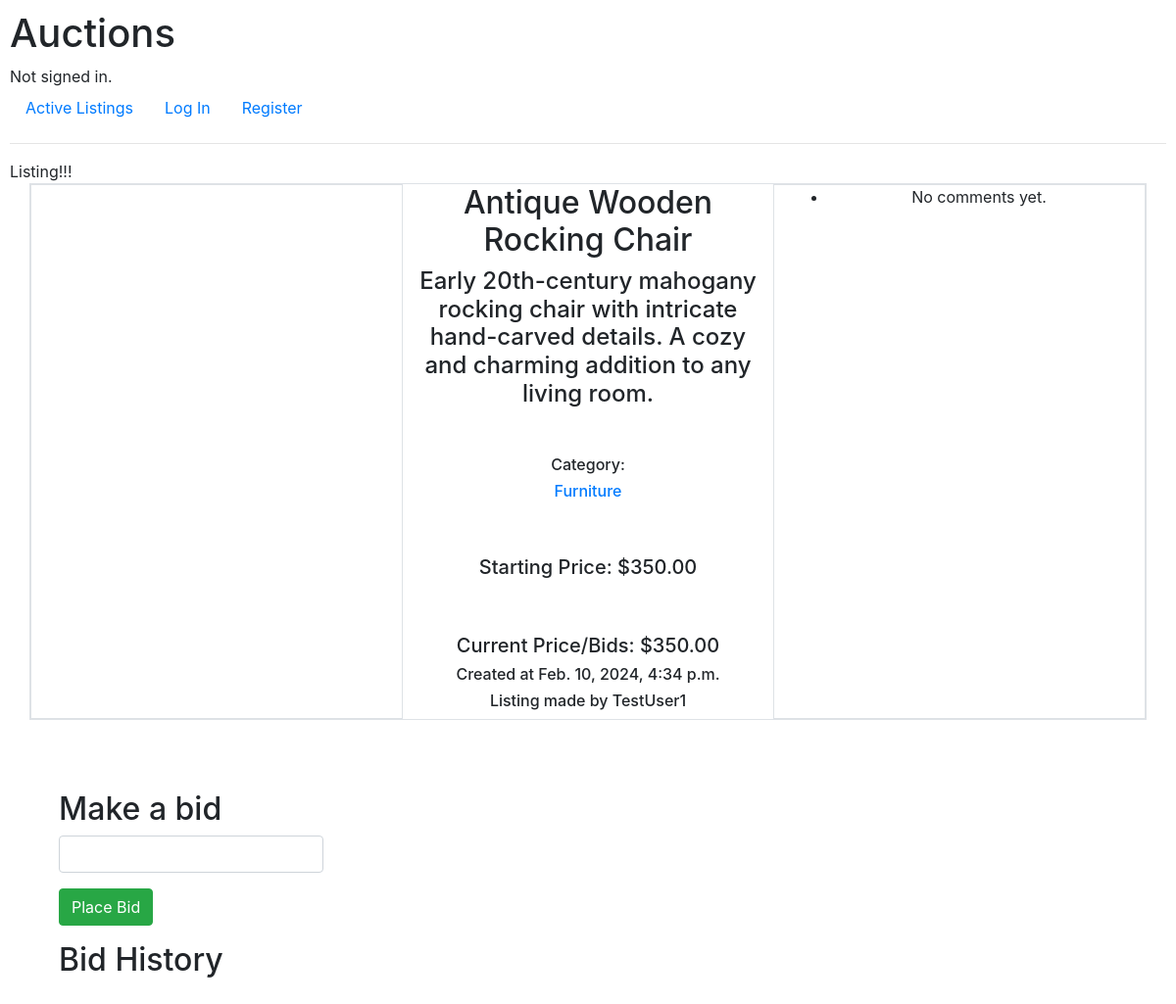
/listing/3/, run on the app's committed database.
### auctions/models.py (models this page shows, shortened)
class Listing(models.Model):
    title = models.CharField(max_length=255)
    description = models.TextField()
    image_url = models.URLField(null=True, blank=True)
    date_created = models.DateTimeField(auto_now_add=True)
    category = models.CharField(max_length=255, null=True)
    seller = models.ForeignKey(User, related_name='listings', on_delete=models.CASCADE)
    winner = models.ForeignKey(User, related_name='won_listings', null=True, blank=True, on_delete=models.SET_NULL)
    starting_price = models.DecimalField(max_digits=10, decimal_places=2)
    current_price = models.DecimalField(max_digits=10, decimal_places=2, default=0)
    ACTIVE = 'active'
    CLOSED = 'closed'
    STATUS_CHOICES = [
        (ACTIVE, 'Active'),
        (CLOSED, 'Closed'),
    ]
    status = models.CharField(max_length=10, choices=STATUS_CHOICES, default=ACTIVE)

class User(AbstractUser):
    pass

### auctions/views.py (the view)
# urls.py: path("listing/<int:listing_id>/", views.listing_page, name="listing_page"),
def listing_page (request, listing_id):
    listing = get_object_or_404(Listing, pk=listing_id)
    bids = Bid.objects.filter(listing=listing).order_by('-date_placed')
    is_watchlisted = False
    comments = listing.comments.all()
    if request.user.is_authenticated:
        watchlisted_ids = Watchlist.objects.filter(user=request.user).values_list('listing_id', flat=True)
        is_watchlisted = listing.id in watchlisted_ids
    context = {
        'listing': listing,
        'is_watchlisted': is_watchlisted,
        'bids': bids,
        'comments': comments
    }
    if listing.status == 'closed':
        return render(request, "auctions/closedlisting.html",context)
    return render(request, "auctions/listingpage.html",context)

### auctions/templates/auctions/listingpage.html (shortened to what this page needs)
{% extends "auctions/layout.html" %}
{% block body %}
{% load static %}
Listing!!!
<div class="container">
    <div class="row text-center border">
        <div class="col border">
        </div>
        <div class="col">
            <h2>{{ listing.title }}</h2>
            <h4 class="mb-5">{{ listing.description }}</h4>
            <h6>Category:</h6>
            <h6><a href="{% url 'category' listing.category %}">{{ listing.category }}</a></h6>
            <h5 class="pt-5">Starting Price: ${{ listing.starting_price }}</h5>
            <h5 class="pt-5">Current Price/Bids: ${{ listing.current_price }}</h5>
            <h6>Created at {{ listing.date_created }}</h6>
            <h6>Listing made by {{ listing.seller }}</h6>
        </div>
        <div class="col border">
            <ul>
            {% for comment in comments %}
                <li><strong>{{ comment.user.username }}</strong> ({{ comment.date_posted }}): {{ comment.text }}</li>
            {% empty %}
                <li>No comments yet.</li>
            {% endfor %}
            </ul>
        </div>
    </div>
    <br><br><br>
    <div class="w-50">
        <div class="h2 col">Make a bid</div>
    </div>
    <div class="col">
        {% if listing.status == 'active' %}
            <form action="{% url 'place_bid' listing.id %}" method="post">
                <input type="number" name="bid_amount" min="{{ listing.current_price|floatformat:2 }}" class="form-control w-25 mb-3" step="0.01" required>
                <button type="submit" class="btn btn-success" >Place Bid</button>
            </form>
        {% endif %}
    </div>
    <div class="col mt-3">
        <h2>Bid History</h2>
    </div>
</div>
{% endblock %}

### auctions/templates/auctions/layout.html (shortened to what this page needs)
{% load static %}
<!DOCTYPE html>
<html lang="en">
    <head>
        <link rel="stylesheet" href="https://stackpath.bootstrapcdn.com/bootstrap/4.4.1/css/bootstrap.min.css">
        <link href="{% static 'auctions/styles.css' %}" rel="stylesheet">
    </head>
    <body>
        <h1>Auctions</h1>
        <div>
            {% if user.is_authenticated %}
                Signed in as <strong>{{ user.username }}</strong>.
            {% else %}
                Not signed in.
            {% endif %}
        </div>
        <ul class="nav">
            <li class="nav-item">
                <a class="nav-link" href="{% url 'index' %}">Active Listings</a>
            </li>
            {% if user.is_authenticated %}
                <li class="nav-item">
                    <a class="nav-link" href="{% url 'create_page' %}">Create A Listing</a>
                </li>
                <li class="nav-item">
                    <a class="nav-link" href="{% url 'category' %}">Category</a>
                </li>
                <li class="nav-item">
                    <a class="nav-link" href="{% url 'watchlist_page' %}">Watchlist</a>
                </li>
                <li class="nav-item">
                    <a class="nav-link" href="{% url 'logout' %}">Log Out</a>
                </li>
            {% else %}
                <li class="nav-item">
                    <a class="nav-link" href="{% url 'login' %}">Log In</a>
                </li>
                <li class="nav-item">
                    <a class="nav-link" href="{% url 'register' %}">Register</a>
                </li>
            {% endif %}
        </ul>
        <hr>
        {% block body %}
        {% endblock %}
    </body>
</html>

### auctions/static/auctions/styles.css (style rules this page uses)
body { padding: 10px; }

### data on the page
Listing: title "Antique Wooden Rocking Chair", description "Early 20th-century mahogany rocking chair with intricate hand-carved details. A cozy and charming addition to any living room.", category "Furniture", starting_price "350.00", current_price "350.00", date_created "Feb. 10, 2024, 4:34 p.m.", seller "TestUser1"
